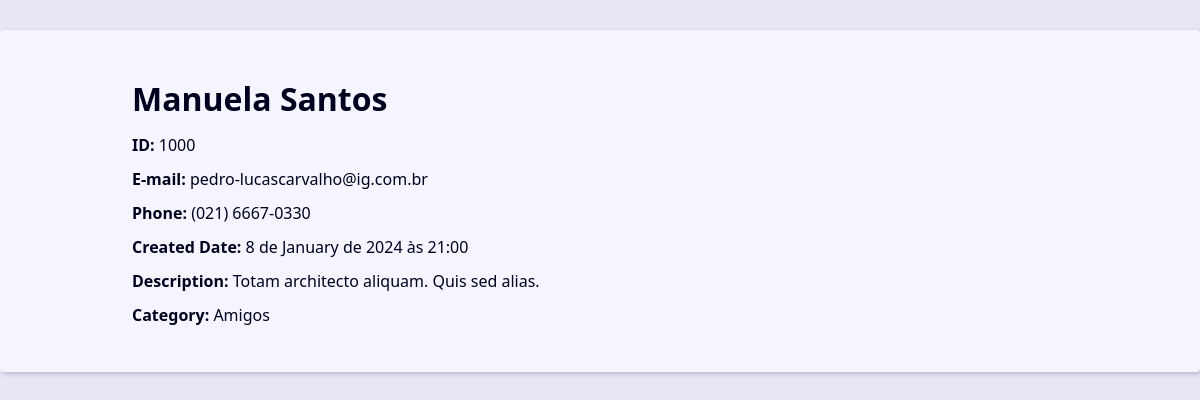
The app's page /1000/ with its own data.
### contact/models.py (models this page shows, shortened)
class Contact(models.Model):
    first_name = models.CharField(max_length= 50) #string
    last_name = models.CharField(max_length= 50, blank=True)
    phone = models.CharField(max_length= 50)
    email = models.EmailField(max_length= 254, blank=True)# A opção de colocar email agora é opcional)
    created_date = models.DateTimeField(default=timezone.now)
    description = models.TextField(blank=True)
    show = models.BooleanField(default=True)
    picture = models.ImageField(blank=True, upload_to='pictures/%Y/%m/')
    category = models.ForeignKey(Category, on_delete=models.SET_NULL, blank=True, null=True)
    onwer = models.ForeignKey(User, on_delete=models.SET_NULL, blank=True, null=True)

class Category(models.Model):
    class Meta:
        verbose_name = 'Category'
        verbose_name_plural = 'Categories'
    name = models.CharField(max_length=50)

### contact/views/contact_views.py (the view)
# urls.py: path('', include('contact.urls')),
def contact(resquest, contact_id):
    single_contact = get_object_or_404(Contact, pk=contact_id)
    context = {
        'contact': single_contact,
    }
    return render(
        resquest,
        'contact/contact.html',
        context
    )

### contact/templates/contact/contact.html
{% extends "global/base.html" %}
{% block content %}
    <div class='single-contact'>
        <h1 class='single-contact-name'>
            {{ contact.first_name }} {{ contact.last_name }}
        </h1>
        <p><b>ID: </b>{{ contact.id }}</p>
        <p><b>E-mail: </b>{{ contact.email }}</p>
        <p><b>Phone: </b>{{ contact.phone }}</p>
        <p><b>Created Date: </b>{{ contact.created_date }}</p>
        <p><b>Description: </b>{{ contact.description }}</p>
        <p><b>Category: </b>{{ contact.category.name }}</p>
    </div>
{% endblock content %}

### base_static/global/css/style.css (style rules this page uses)
:root { --spacing: 1.5rem; --link-dark-color: rgb(0, 83, 134); --link-light-color: rgb(156, 217, 255); --clr-white: rgb(245, 245, 255); --clr-black: rgb(0, 0, 30); --clr-light-gray: rgb(230, 230, 245); --clr-dark-shadow-5: rgba(0, 0, 10, 5%); --clr-dark-shadow-10: rgba(0, 0, 10, 10%); --clr-dark-shadow-20: rgba(0, 0, 10, 20%); --clr-light-shadow-5: rgba(200, 200, 255, 5%); --clr-light-shadow-10: rgba(200, 200, 255, 10%); --clr-light-shadow-20: rgba(200, 200, 255, 20%); --main-page-width: 120rem; --table-min-width: 60rem; --biggest-font-size: 5rem; --bigger-font-size: 4rem; --big-font-size: 3.2rem; --medium-font-size: 2.4rem; --small-font-size: 1.6rem; --smaller-font-size: 1.4rem; --smallest-font-size: 1.2rem; --transition-fast: 300ms; --transition-medium: 600ms; --transition-slow: 1s; --default-border-radius: 4px; }
*, *::before, *::after { margin: 0; padding: 0; box-sizing: border-box; }
html { font-size: 62.5%; }
body { font-family: system-ui, -apple-system, BlinkMacSystemFont, 'Segoe UI', Roboto, Oxygen, Ubuntu, Cantarell, 'Open Sans', 'Helvetica Neue', sans-serif; line-height: 1.5; font-size: var(--small-font-size); color: var(--clr-black); -webkit-font-smoothing: antialiased; background: var(--clr-light-gray); }
@media (min-width: 600px) { .single-contact { max-width: 80%; margin: calc(var(--spacing) * 2) auto; } }
.single-contact h1 { margin: 1rem 0; }
.single-contact p { margin: 1rem 0; }

### records on screen
Contact: first_name "Manuela", last_name "Santos", id "1000", email "pedro-lucascarvalho@ig.com.br", phone "(021) 6667-0330", created_date "8 de January de 2024 às 21:00", description "Totam architecto aliquam. Quis sed alias.", category.name "Amigos"
